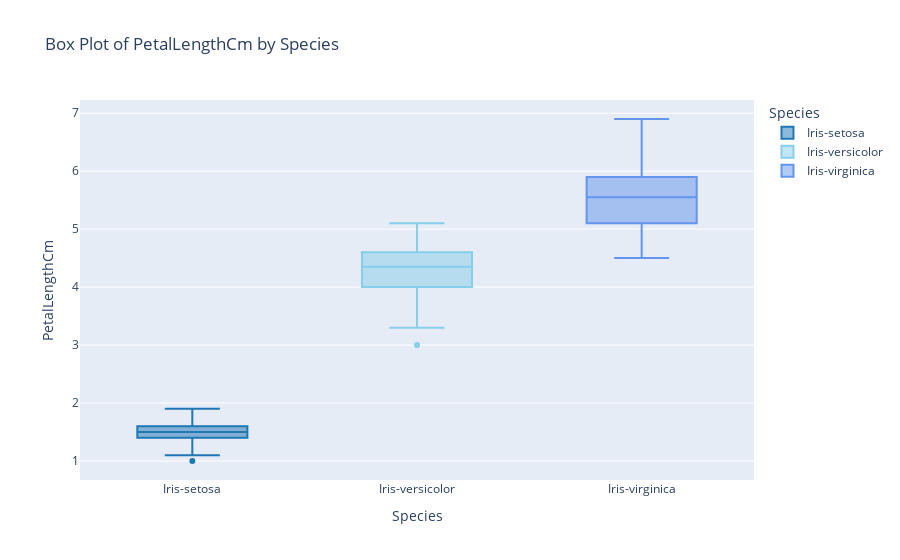

Notebook cell for this chart:
### Code cell
# Create a box plot to show the relationship between a numerical variable and a categorical variable
fig_boxplot = px.box(df, x="Species", y="PetalLengthCm", title="Box Plot of PetalLengthCm by Species",
                     color='Species',  # Set box color based on Species
                     color_discrete_sequence=custom_colors  # Custom color sequence
                    )

# Update layout
fig_boxplot.update_layout(xaxis_title="Species", yaxis_title="PetalLengthCm",)

# Show the box plot
fig_boxplot.show()

### Figure 1 — Plotly figure (JSON) as saved in the notebook; plotly's stock layout.template omitted (floating-point values rounded to 4 significant figures)
{"data": [{"alignmentgroup": "True", "hovertemplate": "Species=%{x}<br>PetalLengthCm=%{y}<extra></extra>", "legendgroup": "Iris-setosa", "marker": {"color": "#1f77b4"}, "name": "Iris-setosa", "notched": false, "offsetgroup": "Iris-setosa", "orientation": "v", "showlegend": true, "type": "box", "x": ["Iris-setosa", "Iris-setosa", "Iris-setosa", "Iris-setosa", "Iris-setosa", "Iris-setosa", "Iris-setosa", "Iris-setosa", "Iris-setosa", "Iris-setosa", "Iris-setosa", "Iris-setosa", "Iris-setosa", "Iris-setosa", "Iris-setosa", "Iris-setosa", "Iris-setosa", "Iris-setosa", "Iris-setosa", "Iris-setosa", "Iris-setosa", "Iris-setosa", "Iris-setosa", "Iris-setosa", "Iris-setosa", "Iris-setosa", "Iris-setosa", "Iris-setosa", "Iris-setosa", "Iris-setosa", "Iris-setosa", "Iris-setosa", "Iris-setosa", "Iris-setosa", "Iris-setosa", "Iris-setosa", "Iris-setosa", "Iris-setosa", "Iris-setosa", "Iris-setosa", "Iris-setosa", "Iris-setosa", "Iris-setosa", "Iris-setosa", "Iris-setosa", "Iris-setosa", "Iris-setosa", "Iris-setosa", "Iris-setosa", "Iris-setosa"], "x0": " ", "xaxis": "x", "y": [1.4, 1.4, 1.3, 1.5, 1.4, 1.7, 1.4, 1.5, 1.4, 1.5, 1.5, 1.6, 1.4, 1.1, 1.2, 1.5, 1.3, 1.4, 1.7, 1.5, 1.7, 1.5, 1.0, 1.7, 1.9, 1.6, 1.6, 1.5, 1.4, 1.6, 1.6, 1.5, 1.5, 1.4, 1.5, 1.2, 1.3, 1.5, 1.3, 1.5, 1.3, 1.3, 1.3, 1.6, 1.9, 1.4, 1.6, 1.4, 1.5, 1.4], "y0": " ", "yaxis": "y"}, {"alignmentgroup": "True", "hovertemplate": "Species=%{x}<br>PetalLengthCm=%{y}<extra></extra>", "legendgroup": "Iris-versicolor", "marker": {"color": "skyblue"}, "name": "Iris-versicolor", "notched": false, "offsetgroup": "Iris-versicolor", "orientation": "v", "showlegend": true, "type": "box", "x": ["Iris-versicolor", "Iris-versicolor", "Iris-versicolor", "Iris-versicolor", "Iris-versicolor", "Iris-versicolor", "Iris-versicolor", "Iris-versicolor", "Iris-versicolor", "Iris-versicolor", "Iris-versicolor", "Iris-versicolor", "Iris-versicolor", "Iris-versicolor", "Iris-versicolor", "Iris-versicolor", "Iris-versicolor", "Iris-versicolor", "Iris-versicolor", "Iris-versicolor", "Iris-versicolor", "Iris-versicolor", "Iris-versicolor", "Iris-versicolor", "Iris-versicolor", "Iris-versicolor", "Iris-versicolor", "Iris-versicolor", "Iris-versicolor", "Iris-versicolor", "Iris-versicolor", "Iris-versicolor", "Iris-versicolor", "Iris-versicolor", "Iris-versicolor", "Iris-versicolor", "Iris-versicolor", "Iris-versicolor", "Iris-versicolor", "Iris-versicolor", "Iris-versicolor", "Iris-versicolor", "Iris-versicolor", "Iris-versicolor", "Iris-versicolor", "Iris-versicolor", "Iris-versicolor", "Iris-versicolor", "Iris-versicolor", "Iris-versicolor"], "x0": " ", "xaxis": "x", "y": [4.7, 4.5, 4.9, 4.0, 4.6, 4.5, 4.7, 3.3, 4.6, 3.9, 3.5, 4.2, 4.0, 4.7, 3.6, 4.4, 4.5, 4.1, 4.5, 3.9, 4.8, 4.0, 4.9, 4.7, 4.3, 4.4, 4.8, 5.0, 4.5, 3.5, 3.8, 3.7, 3.9, 5.1, 4.5, 4.5, 4.7, 4.4, 4.1, 4.0, 4.4, 4.6, 4.0, 3.3, 4.2, 4.2, 4.2, 4.3, 3.0, 4.1], "y0": " ", "yaxis": "y"}, {"alignmentgroup": "True", "hovertemplate": "Species=%{x}<br>PetalLengthCm=%{y}<extra></extra>", "legendgroup": "Iris-virginica", "marker": {"color": "cornflowerblue"}, "name": "Iris-virginica", "notched": false, "offsetgroup": "Iris-virginica", "orientation": "v", "showlegend": true, "type": "box", "x": ["Iris-virginica", "Iris-virginica", "Iris-virginica", "Iris-virginica", "Iris-virginica", "Iris-virginica", "Iris-virginica", "Iris-virginica", "Iris-virginica", "Iris-virginica", "Iris-virginica", "Iris-virginica", "Iris-virginica", "Iris-virginica", "Iris-virginica", "Iris-virginica", "Iris-virginica", "Iris-virginica", "Iris-virginica", "Iris-virginica", "Iris-virginica", "Iris-virginica", "Iris-virginica", "Iris-virginica", "Iris-virginica", "Iris-virginica", "Iris-virginica", "Iris-virginica", "Iris-virginica", "Iris-virginica", "Iris-virginica", "Iris-virginica", "Iris-virginica", "Iris-virginica", "Iris-virginica", "Iris-virginica", "Iris-virginica", "Iris-virginica", "Iris-virginica", "Iris-virginica", "Iris-virginica", "Iris-virginica", "Iris-virginica", "Iris-virginica", "Iris-virginica", "Iris-virginica", "Iris-virginica", "Iris-virginica", "Iris-virginica", "Iris-virginica"], "x0": " ", "xaxis": "x", "y": [6.0, 5.1, 5.9, 5.6, 5.8, 6.6, 4.5, 6.3, 5.8, 6.1, 5.1, 5.3, 5.5, 5.0, 5.1, 5.3, 5.5, 6.7, 6.9, 5.0, 5.7, 4.9, 6.7, 4.9, 5.7, 6.0, 4.8, 4.9, 5.6, 5.8, 6.1, 6.4, 5.6, 5.1, 5.6, 6.1, 5.6, 5.5, 4.8, 5.4, 5.6, 5.1, 5.1, 5.9, 5.7, 5.2, 5.0, 5.2, 5.4, 5.1], "y0": " ", "yaxis": "y"}], "layout": {"boxmode": "overlay", "legend": {"title": {"text": "Species"}, "tracegroupgap": 0}, "title": {"text": "Box Plot of PetalLengthCm by Species"}, "xaxis": {"anchor": "y", "categoryarray": ["Iris-setosa", "Iris-versicolor", "Iris-virginica"], "categoryorder": "array", "domain": [0, 1], "title": {"text": "Species"}}, "yaxis": {"anchor": "x", "domain": [0, 1], "title": {"text": "PetalLengthCm"}}}}
